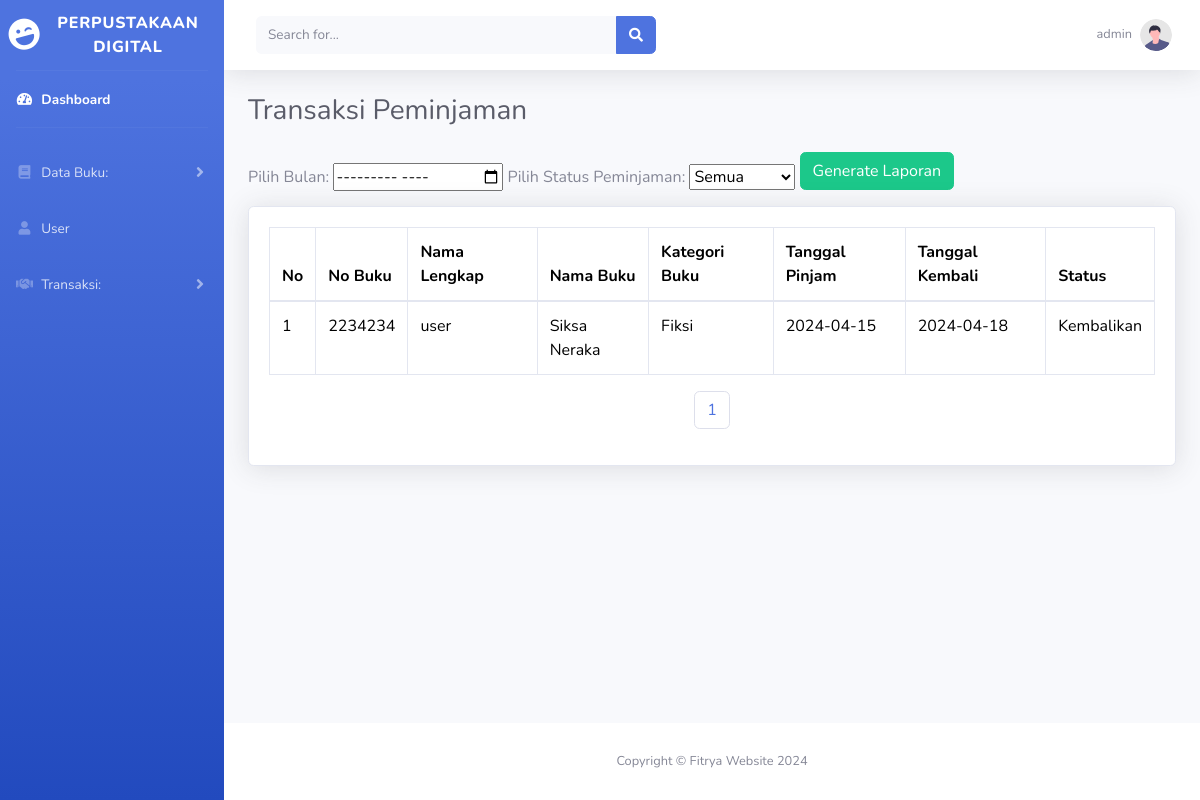
/history.php (signed in), run on the app's committed database.
### tables this page shows
CREATE TABLE `peminjaman` (
  `peminjaman_id` int(11) NOT NULL,
  `user_id` int(11) DEFAULT NULL,
  `buku_id` int(11) DEFAULT NULL,
  `tanggal_peminjaman` date DEFAULT NULL,
  `tanggal_pengembalian` date DEFAULT NULL,
  `status_peminjaman` varchar(50) DEFAULT NULL
);

CREATE TABLE `buku` (
  `buku_id` int(11) NOT NULL,
  `no_buku` varchar(255) NOT NULL,
  `kategori_id` int(11) NOT NULL,
  `judul` varchar(225) DEFAULT NULL,
  `penulis` varchar(225) DEFAULT NULL,
  `penerbit` varchar(225) DEFAULT NULL,
  `tahun_terbit` date DEFAULT NULL,
  `gambar` varchar(255) NOT NULL
);

CREATE TABLE `user` (
  `user_id` int(11) NOT NULL,
  `username` varchar(225) DEFAULT NULL,
  `password` varchar(225) DEFAULT NULL,
  `email` varchar(225) DEFAULT NULL,
  `nama_lengkap` varchar(225) DEFAULT NULL,
  `alamat` text DEFAULT NULL,
  `role` enum('admin','petugas','user') NOT NULL
);

CREATE TABLE `kategoribuku` (
  `kategori_id` int(11) NOT NULL,
  `nama_kategori` varchar(225) DEFAULT NULL
);

### history.php (the view, shortened to what this page needs)
<?php
include('koneksi.php');
$items_per_page = 10;
$current_page = isset($_GET['page']) && is_numeric($_GET['page']) ? (int)$_GET['page'] : 1;
$offset = ($current_page - 1) * $items_per_page;
?>
<!DOCTYPE html>
<html lang="en">
<head>
    <link href="vendor/fontawesome-free/css/all.min.css" rel="stylesheet" type="text/css">
    <link href="vendor/bootstrap/css/bootstrap.min.css" rel="stylesheet">
    <link href="css/sb-admin-2.min.css" rel="stylesheet">
</head>
<body id="page-top">
    <div id="wrapper">
        <?php
        include 'sidebar_admin.php';
        ?>
        <div class="container-fluid">
            <div class="d-sm-flex align-items-center justify-content-between mb-4">
                <h1 class="h3 mb-0 text-gray-800">Transaksi Peminjaman</h1>
            </div>
            <form method="post" action="proses_generate.php">
                <label for="bulan">Pilih Bulan:</label>
                <input type="month" id="bulan" name="bulan" required>
                <label for="status">Pilih Status Peminjaman:</label>
                <select id="status" name="status" required>
                    <option value="semua">Semua</option>
                </select>
                <button type="submit" class="btn btn-success mb-3">Generate Laporan</button>
            </form>
            <div class="card shadow mb-4">
                <div class="card-body">
                    <div class="table-responsive">
                        <table class="table table-bordered" id="dataTable" width="100%" cellspacing="0">
                            <thead>
                                <tr>
                                    <th>No</th>
                                    <th>No Buku</th>
                                    <th>Nama Lengkap</th>
                                    <th>Nama Buku</th>
                                    <th>Kategori Buku</th>
                                    <th>Tanggal Pinjam</th>
                                    <th>Tanggal Kembali</th>
                                    <th>Status</th>
                                </tr>
                            </thead>
                            <tbody>
                                <?php
                                   $nomor = 1;
                                   $query = "SELECT peminjaman.*, user.*, buku.*,kategoribuku.nama_kategori
                                   FROM peminjaman
                                   INNER JOIN user ON peminjaman.user_id = user.user_id
                                   INNER JOIN buku ON peminjaman.buku_id = buku.buku_id
                                   INNER JOIN kategoribuku ON buku.kategori_id = kategoribuku.kategori_id
                                   LIMIT $offset, $items_per_page";
                                   $result = mysqli_query($connect, $query);
                                    while ($row = mysqli_fetch_assoc($result)) { ?>
                                <tr>
                                    <td><?php echo $nomor++; ?></td>
                                    <td><?php echo $row['no_buku']; ?></td>
                                    <td><?php echo $row['nama_lengkap']; ?></td>
                                    <td><?php echo $row['judul']; ?></td>
                                    <td><?php echo $row['nama_kategori']; ?></td>
                                    <td><?php echo $row['tanggal_peminjaman']; ?></td>
                                    <td><?php echo $row['tanggal_pengembalian']; ?></td>
                                    <td><?php echo $row['status_peminjaman']; ?></td>
                                </tr>
                                <?php } ?>
                            </tbody>
                        </table>
                    </div>
                    <nav aria-label="Page navigation example">
                        <ul class="pagination justify-content-center">
                            <?php
                            $total_pages_query = "SELECT COUNT(*) FROM peminjaman";
                            $result = mysqli_query($connect, $total_pages_query);
                            $total_rows = mysqli_fetch_array($result)[0];
                            $total_pages = ceil($total_rows / $items_per_page);
                            for ($i = 1; $i <= $total_pages; $i++) {
                                echo "<li class='page-item'><a class='page-link' href='?page=$i'>$i</a></li>";
                            }
                            ?>
                        </ul>
                    </nav>
                </div>
            </div>
        </div>
    </div>
    <?php
    include 'footer.php';
    ?>
    </div>
    </div>
</body>
</html>

### data on the page
peminjaman: buku.no_buku "2234234", user.nama_lengkap "user", buku.judul "Siksa Neraka", kategoribuku.nama_kategori "Fiksi", tanggal_peminjaman "2024-04-15", tanggal_pengembalian "2024-04-18", status_peminjaman "Kembalikan"

### other printed values
$_SESSION['user']['nama_lengkap'] "admin"
